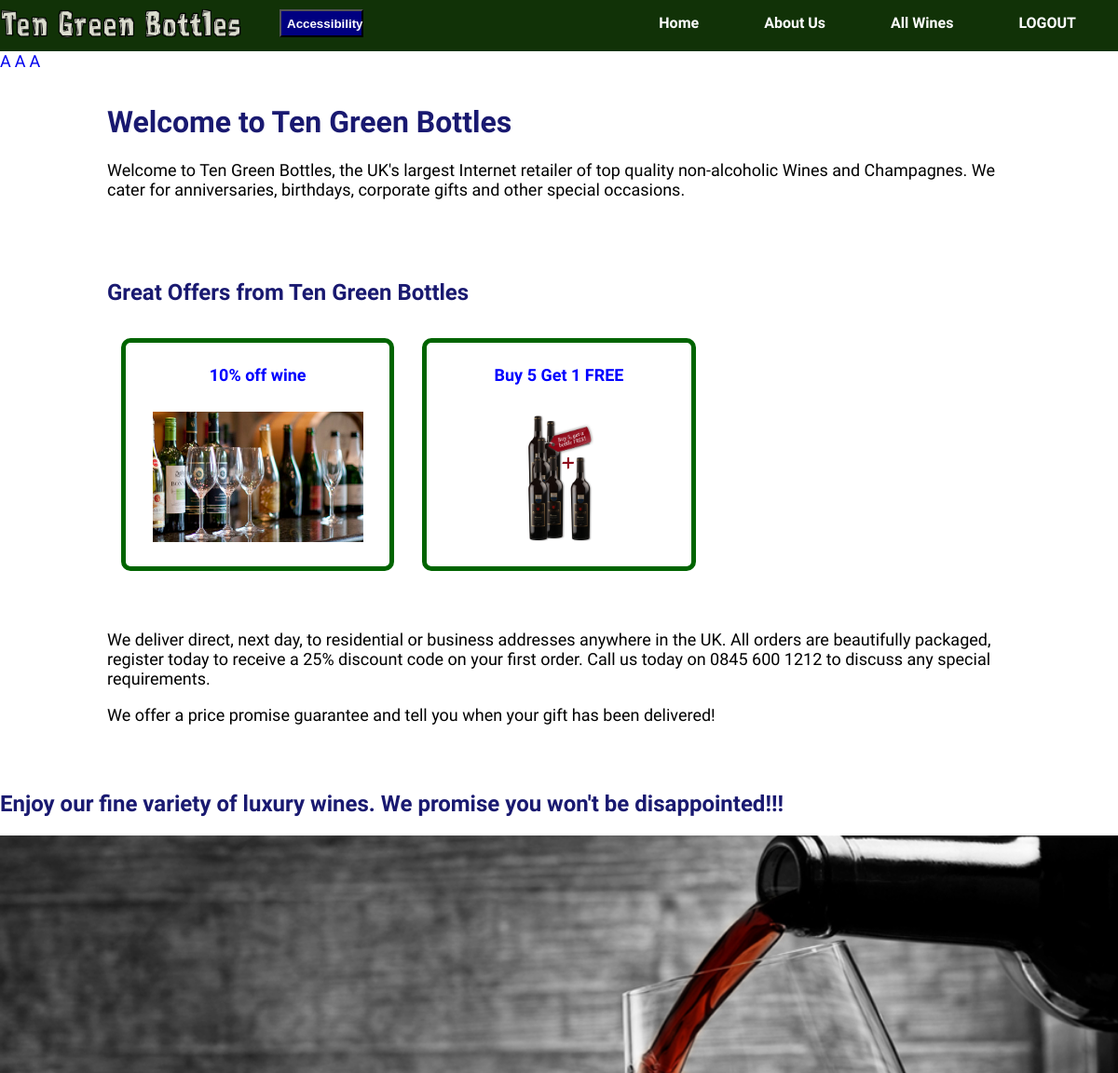
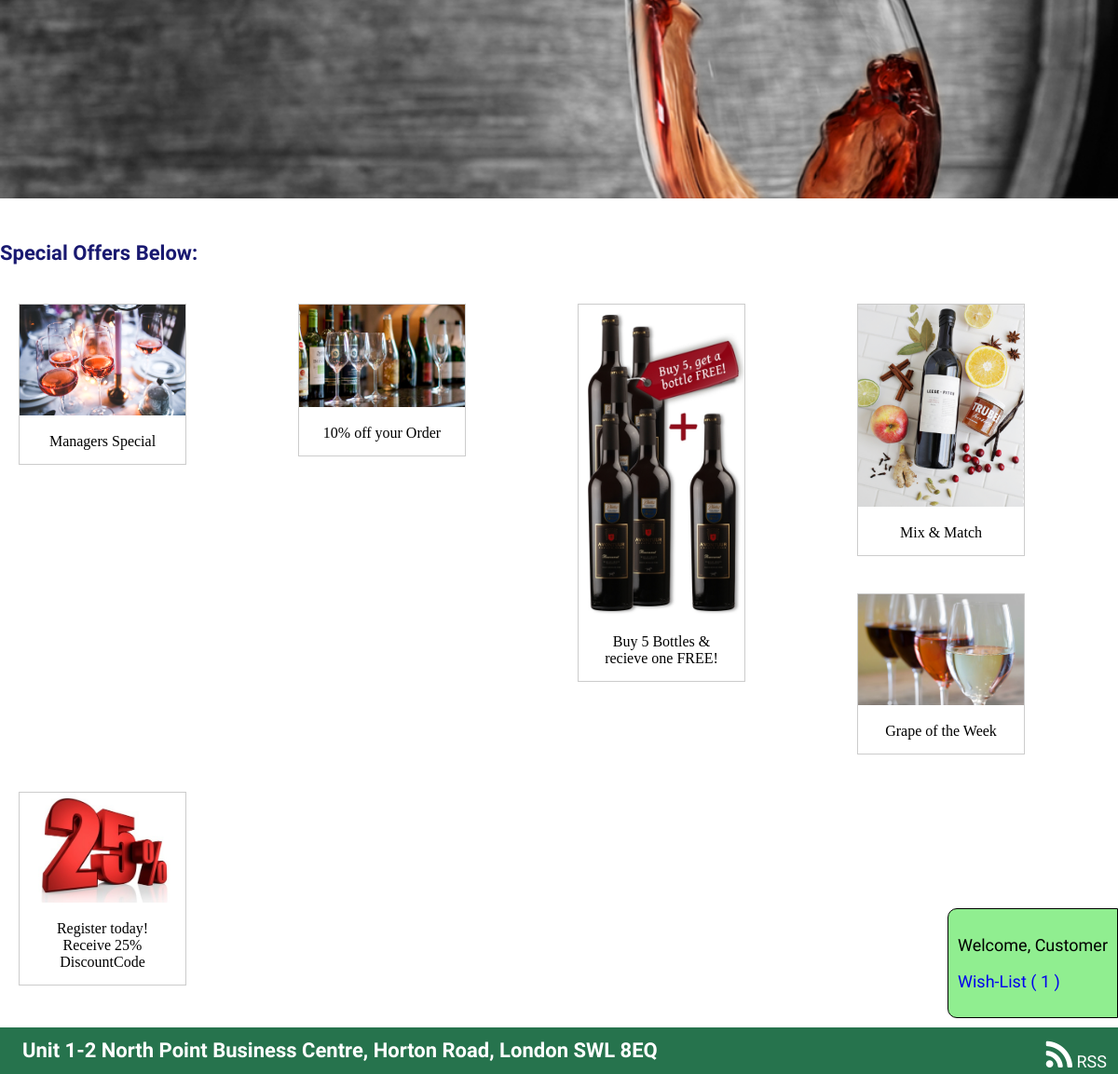
The app's page /index.php (signed in) with its own data (2 pictures, top to bottom).
### tables this page shows
CREATE TABLE IF NOT EXISTS `customer` (
  `customer_id` int(11) NOT NULL,
  `first_name` varchar(100) NOT NULL,
  `last_name` varchar(100) NOT NULL,
  `phone_number` varchar(15) DEFAULT NULL,
  `email_address` varchar(255) NOT NULL,
  `password` varchar(255) NOT NULL,
  `access` int(11) NOT NULL DEFAULT '0',
  `address_id_fk` int(11) NOT NULL
);

CREATE TABLE IF NOT EXISTS `campaign` (
  `campaign_id` int(11) NOT NULL,
  `offer_name` varchar(255) DEFAULT NULL,
  `asset_link` varchar(255) DEFAULT NULL,
  `alt_description` varchar(255) DEFAULT NULL
);

### Database/db_access.php (called while the page is built, shortened)
<?php
    class DbConnection {
        private $db_host = "localhost";
        private $db_user = "wine_user";
        private $db_name = "wine_app";
        private $db_pass = "paulNeve";
        protected $dbConn;
        public function __construct() {
            try {
                $this->dbConn = new PDO("mysql:host=$this->db_host;dbname=$this->db_name", $this->db_user, $this->db_pass);
                $this->dbConn->setAttribute(PDO::ATTR_ERRMODE, PDO::ERRMODE_EXCEPTION);
            } catch(PDOException $ex) {
                echo 'CONNECTION ERROR: ' . $ex->getMessage();
            }
        }
        public function getPdo() {
            return $this->dbConn;
        }
    }
    require_once ("Database/db_Read.php");
    $readObject = new ReadObject();
?>

### Database/db_Read.php (called while the page is built, shortened)
<?php
    class Read extends DbConnection {
        protected $pdo;
        public function __construct() {
            $this->pdo = $this->getPdo();
        }
        public function readQC($_q, $_c) {
            $statement = $this->pdo->prepare($_q);
            $statement->execute();
            $result = $statement->fetchAll(PDO::FETCH_CLASS, $_c);
            return $result;
        }
        protected function readQCP($_q, $_c, array $_p) {
            $statement = $this->pdo->prepare($_q);
            $statement->execute($_p);
            $result = $statement->fetchAll(PDO::FETCH_CLASS, $_c);
            return $result;
        }
    }
    class ReadObject extends Read {
        function getAllWishListById($_id) {
            $q = "SELECT * FROM wish_list WHERE customer_id_fk = ?";
            $c = 'WishList';
            $p = [$_id];
            return $this->readQCP($q, $c, $p);
        }
        function getUserById($_id) {
            $q = "SELECT * FROM customer WHERE customer_id = ? LIMIT 1";
            $c = 'Customer';
            $p = [$_id];
            return $this->readQCP($q, $c, $p);
        }
        function getAllCampaigns() {
            $q = "SELECT * FROM campaign";
            $c = 'Campaign';
            return $this->readQC($q, $c);
        }
    }
?>

### Controllers/main_controller.php (called while the page is built, shortened)
<?php
require_once("Database/db_access.php");
require_once ("Model/m_customer.php");
if (isset($_SESSION["Customer"])) {
    $currentUser = $readObject->getUserById($_SESSION["Customer"]);
    $userWishList = $readObject->getAllWishListById($_SESSION["Customer"]);
}
?>

### Model/m_customer.php (called while the page is built, shortened)
<?php
    class Customer implements JsonSerializable {
        public function __get($name) {
            return $this->$name;
        }
    }
?>

### Controllers/home_controller.php (called while the page is built, shortened)
<?php
    require_once ('Model/m_campaign.php');
    $accessCampaigns = $readObject->getAllCampaigns();
?>

### Model/m_campaign.php (called while the page is built, shortened)
<?php
    class Campaign {
        public function __get($name) {
            return $this->$name;
        }
    }
?>

### index.php (the view, shortened to what this page needs)
<?php require_once ("Includes/header.php"); ?>
<?php require_once ("Controllers/home_controller.php"); ?>
<?php require_once ("Includes/info.php"); ?>
<?php
include 'accessibility.php';
?>
    <div class="row">
        <div class="col-offset-lg-2 col-lg-8 col-offset-md-1 col-md-10 col-sm-12">
            <h1>Welcome to Ten Green Bottles</h1>
            <p> Welcome to Ten Green Bottles, the UK's largest Internet retailer of top
       quality non-alcoholic Wines and Champagnes. We cater for anniversaries,
       birthdays, corporate gifts and other special occasions.</p>
        </div>
    </div>
    <div class="row">
        <div class="col-offset-lg-2 col-lg-8 col-offset-md-1 col-md-10 col-sm-12">
            <h2>Great Offers from Ten Green Bottles</h2>
            <div class="row">
                <?php foreach ($accessCampaigns as $offer): ?>
                <div class="col-lg-3 col-md-4 col-sm-6">
                    <div class="offer">
                        <a href="wine.php?iCode=offer&offerNo=<?= $offer->campaign_id ?>">
                            <h4><?= $offer->offer_name ?></h4>
                            <img src="<?= $offer->asset_link ?>" alt="<?= $offer->alt_description ?>">
                        </a>
                    </div>
                </div>
                <?php endforeach; ?>
            </div>
        </div>
    </div>
    <div class="row">
        <div class="col-offset-lg-2 col-lg-8 col-offset-md-1 col-md-10 col-sm-12">
            <p>We deliver direct, next day, to residential or business addresses
               anywhere in the UK. All orders are beautifully packaged, register today
               to receive a 25% discount code on your first order. Call us today on
               0845 600 1212 to discuss any special requirements.</p>
            <p>We offer a price promise guarantee and tell you when your gift has been
              delivered!</p>
        </div>
    </div>
    <div class="row">
        <h2> Enjoy our fine variety of luxury wines. We promise you won't be disappointed!!!</h2>
        <div id="slider">
          <figure>
            <img src="image/slide1.jpg" alt= "wine poured in glass">
          </figure>
        </div>
    </div>
    <div class="row">
        <h3>Special Offers Below:</h3>
        <div class="col-lg-2 col-md-3 col-sm-4">
            <div class="image">
                <a target="_blank" href="wine_day_brands.png">
                    <img src="image/wine_day_brands.png" alt="Manager Special" width="100" height="150">
                </a>
                <div class="desc">Managers Special</div>
            </div>
        </div>
        <div class="col-lg-2 col-md-3 col-sm-4">
            <div class="image">
                <a target="_blank" href="classic-flyout.png">
                    <img src="image/classic-flyout.png" alt="10% off" width="300" height="200">
                </a>
                <div class="desc">10% off your Order</div>
            </div>
        </div>
        <div class="col-lg-2 col-md-3 col-sm-4">
            <div class="image">
                <a target="_blank" href="buy5.jpg">
                    <img src="image/buy5.jpg" alt="buy5get1" width="300" height="200">
                </a>
                <div class="desc">Buy 5 Bottles & recieve one FREE!</div>
            </div>
        </div>
        <div class="col-lg-2 col-md-3 col-sm-4">
            <div class="image">
                <a target="_blank" href="mixandmatch.png">
                    <img src="image/mixandmatch.png" alt="25% off" width="300" height="200">
                </a>
                <div class="desc">Mix & Match</div>
            </div>
        </div>
        <div class="col-lg-2 col-md-3 col-sm-4">
            <div class="image">
                <a target="_blank" href="wine_glasses.png">
                    <img src="image/wine_glasses.png" alt="Grape Week" width="300" height="200">
                </a>
                <div class="desc">Grape of the Week</div>
            </div>
        </div>
        <div class="col-lg-2 col-md-3 col-sm-4">
            <div class="image">
                <a target="_blank" href="25.jpg">
                    <img src="image/25.jpg" alt="25% off" width="300" height="200">
                </a>
                <div class="desc">Register today! Receive 25% DiscountCode</div>
            </div>
        </div>
    </div>
<?php require_once ("Includes/footer.php"); ?>

### Includes/info.php (shortened to what this page needs)
<div id="userInfo">
    <?php if(isset($_SESSION["Customer"])): ?>
        <p>Welcome, <?= $currentUser[0]->first_name ?></p>
        <a href="wine.php?wine_type=showWish&iCode=filter"><p>Wish-List ( <?= count($userWishList) ?> )</p></a>
    <?php endif; ?>
</div>

### Style/main.css (style rules this page uses)
* { box-sizing: border-box; }
body { width: 100%; height: 100%; margin: 0px; padding: 0px; }
h1, h2, h3,h4,h5,h6,p,span,li,a, label, td, th { font-family: 'Muli', sans-serif; }
h1 { color: midnightblue; text-align: left; font-weight: bold; font-size: 32px; }
h2 { color: midnightblue; font-size: 24px; }
h3 { color: midnightblue; font-size: 22px; }
h4 { color: blue; font-size: 18px; }
p, li, a, span { font-size: 18px; list-style: none; }
a { text-decoration: none; }
#slider { overflow: hidden; }
#slider figure img { width: 20%; float: left; }
#slider figure { position: relative; width: 500%; margin: 0; left: 0; text-align: left; font-size: 0; animation: 20s slider infinite; }
div.image { margin: 5px; border: 1px solid #ccc; float: left; width: 180px; }
div.image img { width: 100%; height: auto; }
div.desc { padding: 15px; text-align: center; }

### Style/element.css (style rules this page uses)
#userInfo { position: fixed; background-color: lightgreen; right: 0; bottom: 60px; Padding: 10px; font-size: 14px; border: 1px solid black; border-bottom-left-radius: 10px; border-top-left-radius: 10px; z-index: 1; }

### Style/responsive.css (style rules this page uses)
.row::after { content: ""; clear: both; display: table; }
[class*="col-"] { float: left; padding: 15px; }
@media only screen and (min-width: 0) { [class*="col-"] { width: 100%; } }
@media only screen and (min-width: 640px) { .col-sm-4 { width: 33.3333333333%; } }
@media only screen and (min-width: 640px) { .col-sm-6 { width: 50%; } }
@media only screen and (min-width: 640px) { .col-sm-12 { width: 100%; } }
@media only screen and (min-width: 960px) { .col-md-3 { width: 25%; } }
@media only screen and (min-width: 960px) { .col-md-4 { width: 33.3333333333%; } }
@media only screen and (min-width: 960px) { .col-md-10 { width: 83.3333333333%; } }
@media only screen and (min-width: 960px) { .col-offset-md-1 { margin-left:8.3333333333% } }

### danger.css (style rules this page uses)
.offer { width: 100%; min-height: 250px; max-height: 250px; border:solid 5px darkgreen; border-radius: 10px; text-align: center; }
.offer img { max-width: 100%; max-height: 150px; padding: 5px; }

### records on screen
customer: first_name "Customer"
campaign: offer_name "10% off wine", asset_link (picture)
campaign: offer_name "Buy 5 Get 1 FREE", asset_link (picture)

### other values on screen
count($userWishList) "1"
